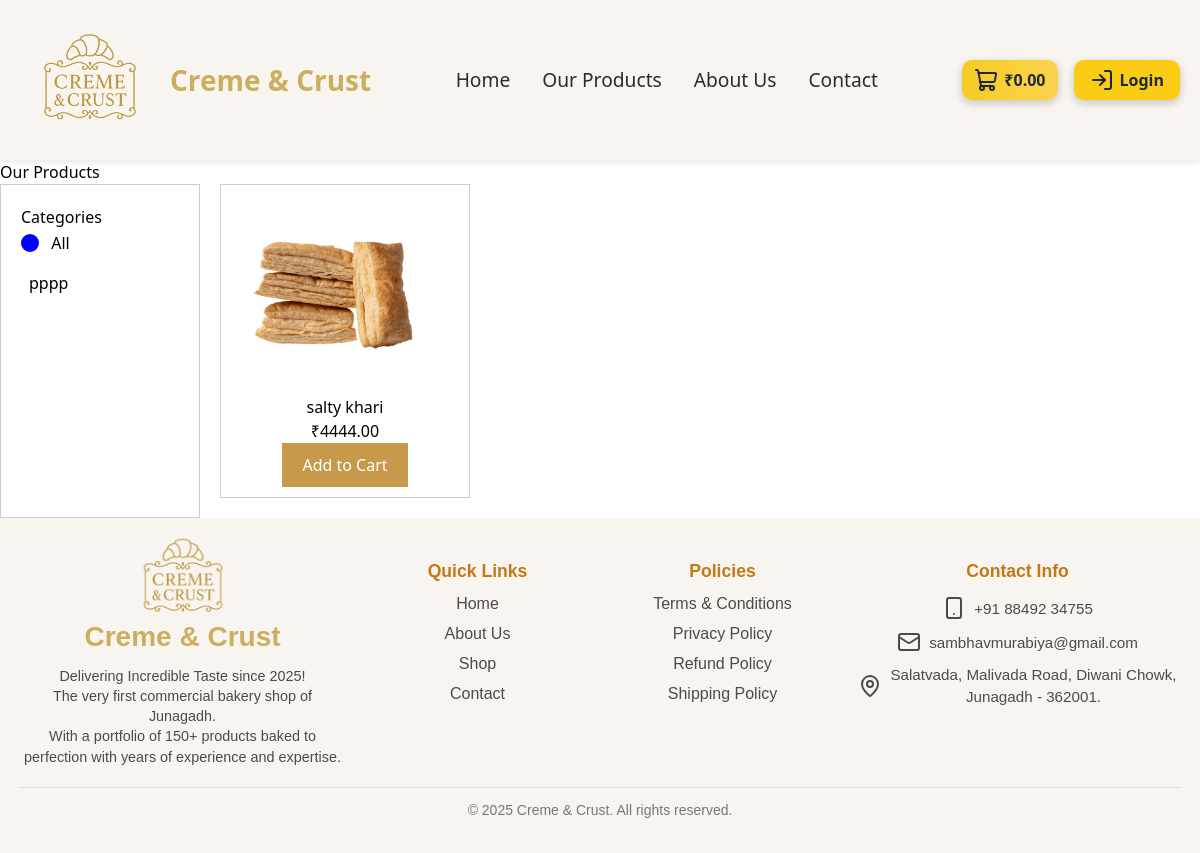
/our_products/, run on an earlier commit of the app's database.
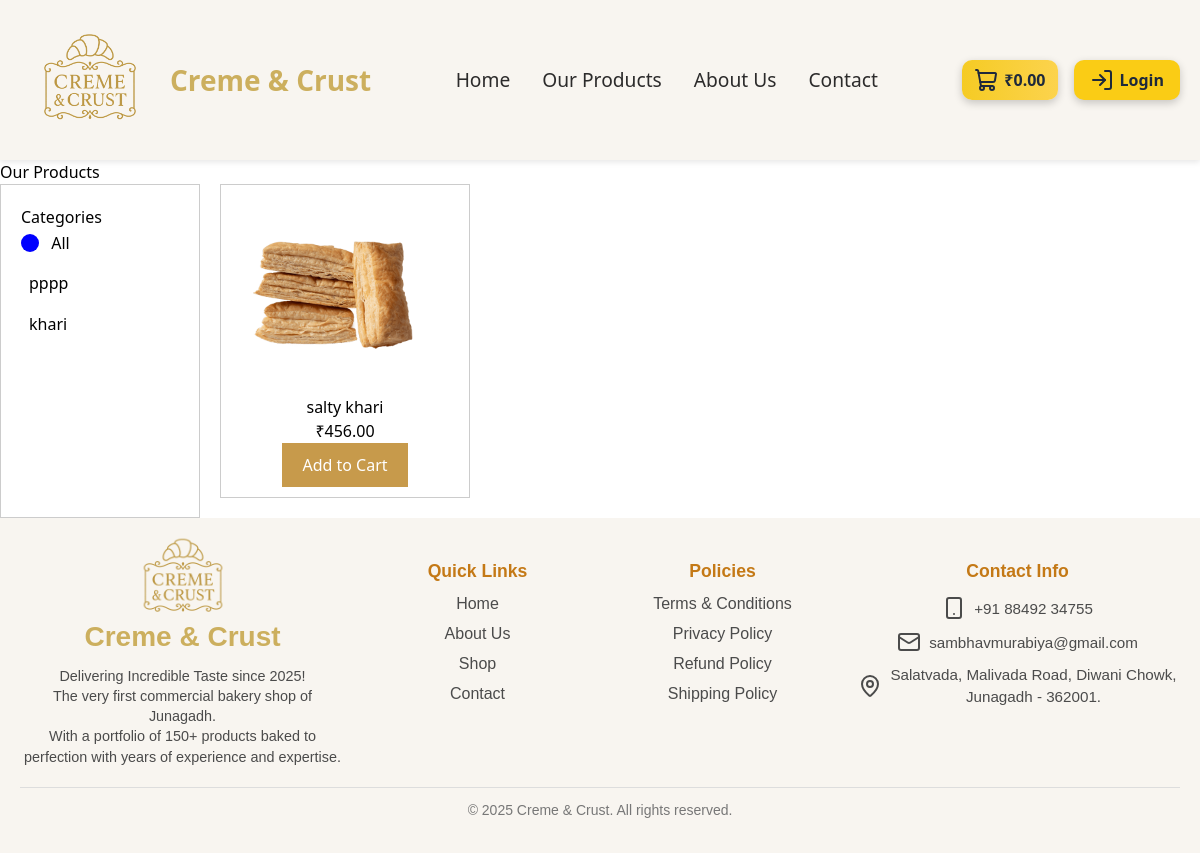
And on a later commit of the database.
### bakery/models.py (models this page shows, shortened)
class Category(models.Model):
    name = models.CharField(max_length=100, unique=True)

class Product(models.Model):
    name = models.CharField(max_length=200)
    price = models.DecimalField(max_digits=10, decimal_places=2)
    category = models.ForeignKey(Category, on_delete=models.CASCADE, related_name='products')
    description = models.TextField()
    image = models.ImageField(upload_to='product_images/', default='product_images/default.jpg')

### bakery/views.py (the view)
# urls.py: path('our_products/', views.our_products, name='our_products'),
def our_products(request):
    category_id = request.GET.get('category')
    categories = Category.objects.values('id', 'name')
    if category_id:
        products = Product.objects.filter(category_id=category_id).values('image','name','price')
    else:
        products = Product.objects.values('image','name','price','category_id')
    return render(request, 'our_products.html', {
        'categories': categories,
        'products': products,
        'MEDIA_URL': settings.MEDIA_URL,
        'selected_category': int(category_id) if category_id else None})

### bakery/templates/our_products.html (shortened to what this page needs)
{% extends "base.html" %}
{% block content %}
<h2>Our Products</h2>
<div style="display: flex; gap: 20px;">
    <div style="width: 200px; border: 1px solid #ccc; padding: 20px;">
        <h4>Categories</h4>
        <form method="get" action="{% url 'our_products' %}">
            <div style="margin-bottom: 15px;">
                <label style="cursor: pointer;">
                    <span style="
                        display: inline-block;
                        width: 18px;
                        height: 18px;
                        border-radius: 50%;
                        background-color: {% if not selected_category %}blue{% else %}#ccc{% endif %};
                        vertical-align: middle;
                        transition: background-color 0.3s;
                    "></span>
                    <span style="margin-left: 8px; vertical-align: middle;">All</span>
                </label>
            </div>
            {% for category in categories %}
                <div style="margin-bottom: 15px;">
                    <label style="cursor: pointer;">
                        <span style="margin-left: 8px; vertical-align: middle;">{{ category.name }}</span>
                    </label>
                </div>
            {% endfor %}
        </form>
    </div>
    <div style="flex-grow: 1;">
        {% for product in products %}
            <div style="border: 1px solid #ccc; padding: 10px; margin-bottom: 20px; width: 250px; display: inline-block; text-align: center;">
                {% if product.image %}
                    <img src="{{ MEDIA_URL }}{{ product.image }}" alt="{{ product.name }}" width="200">
                {% else %}
                    <p>No image available.</p>
                {% endif %}
                <h3>{{ product.name }}</h3>
                <p>₹{{ product.price }}</p>
                <button style="background-color: #c79a4b; color: white; padding: 10px 20px; border: none; cursor: pointer;">Add to Cart</button>
            </div>
        {% empty %}
            <p>No products available.</p>
        {% endfor %}
    </div>
</div>
{% endblock %}

### bakery/templates/base.html (shortened to what this page needs)
{% load static %}
<!DOCTYPE html>
<html lang="en">
<head>
  <script src="https://cdn.tailwindcss.com"></script>
  <link rel="stylesheet" href="{% static 'css/header.css' %}">
  <link rel="stylesheet" href="{% static 'css/footer.css' %}">
</head>
<body class="bg-white">
  {% include "header.html" %}
  <main class="p-0">{% block content %}{% endblock %}</main>
  {% include "footer.html" %}
</body>
</html>

### bakery/templates/header.html (shortened to what this page needs)
{% load static %}
<header class="site-header">
  <div class="header-container">
    <div class="logo-section">
      <img src="{% static 'image/Name.png' %}" alt="Creme & Crunch Logo" class="logo-img" />
      <h1 class="company-name">Creme & Crust</h1>
    </div>
    <nav class="nav-menu">
      <a href="{% url 'home' %}">Home</a>
      <a href="{% url 'our_products' %}">Our Products</a>
      <a href="{% url 'about' %}">About Us</a>
      <a href="{% url 'contact' %}">Contact</a>
    </nav>
    <div class="cart-login">
      <div class="cart">
        <i data-lucide="shopping-cart"></i>
        <span class="cart-total">₹0.00</span>
      </div>
      {% if user.is_authenticated %}
        <a href="{% url 'logout' %}" class="btn btn-logout">
          <i data-lucide="log-out"></i> Logout
        </a>
      {% else %}
        <a href="javascript:void(0);" onclick="openModal('login')" class="btn btn-login">
          <i data-lucide="log-in"></i>
          <span>Login</span>
        </a>
      {% endif %}
    </div>
  </div>
</header>

### bakery/templates/register.html (shortened to what this page needs)
{% load static %}

### bakery/templates/footer.html (shortened to what this page needs)
{% load static %}
<footer class="site-footer">
  <div class="footer-container">
    <div class="footer-brand">
      <img src="{% static 'image/Name.png' %}" alt="Creme & Crunch Logo" class="footer-logo" />
      <h2 class="footer-company">Creme & Crust</h2>
      <p>Delivering Incredible Taste since 2025!<br>
      The very first commercial bakery shop of Junagadh.<br> With a portfolio of 150+ products baked to
       <br>perfection with years of experience and expertise.</p>
    </div>
    <div class="footer-links quick-links">
      <h3>Quick Links</h3>
      <nav class="footer-menu">
        <a href="{% url 'home' %}">Home</a>
        <a href="{% url 'about' %}">About Us</a>
        <a href="{% url 'our_products' %}">Shop</a>
        <a href="#">Contact</a>
      </nav>
    </div>
    <div class="footer-links policies-links">
      <h3>Policies</h3>
      <nav class="footer-menu">
        <a href="#">Terms & Conditions</a>
        <a href="#">Privacy Policy</a>
        <a href="#">Refund Policy</a>
        <a href="#">Shipping Policy</a>
      </nav>
    </div>
    <div class="footer-contact">
      <h3>Contact Info</h3>
      <p><i data-lucide="smartphone"></i> +91 88492 34755</p>
      <p><i data-lucide="mail"></i> sambhavmurabiya@gmail.com</p>
      <p><i data-lucide="map-pin"></i> Salatvada, Malivada Road, Diwani Chowk,<br>
         Junagadh - 362001.</p>
    </div>
  </div>
  <div class="footer-bottom">
    <p>© 2025 Creme & Crust. All rights reserved.</p>
  </div>
</footer>

### bakery/static/css/header.css (style rules this page uses)
.site-header { width: 100%; background: #f8f5f0; position: relative; z-index: 100; box-shadow: 0 2px 6px rgba(0,0,0,0.1); }
.header-container { max-width: 1700px; margin: 0 auto; display: flex; align-items: center; justify-content: space-between; padding: 10px 20px; }
.logo-section { display: flex; align-items: center; gap: 10px; }
.logo-img { height: 140px; width: 140px; object-fit: cover; }
.company-name { font-size: 1.75rem; font-weight: 700; color: #ccaf5e; white-space: nowrap; }
.nav-menu { display: flex; gap: 32px; font-size: 1.2rem; font-weight: 500; }
.nav-menu a { color: #2c2b2b; text-decoration: none; transition: color 0.3s; }
.cart-login { display: flex; align-items: center; gap: 16px; }
.cart { display: flex; align-items: center; gap: 6px; background: linear-gradient(90deg, #f5cb24, #fcd34d); color: #1e293b; padding: 8px 12px; border-radius: 10px; font-weight: 600; cursor: pointer; box-shadow: 0 3px 8px rgba(0,0,0,0.2); transition: transform 0.2s, background 0.3s; }
.btn { display: flex; align-items: center; gap: 6px; padding: 8px 16px; border-radius: 10px; font-weight: 600; text-decoration: none; transition: all 0.3s ease; }
.btn-login { background: #facc15; color: #1e293b; box-shadow: 0 3px 8px rgba(0,0,0,0.2); }

### bakery/static/css/footer.css (style rules this page uses)
.site-footer { width: 100%; background: #f8f5f0; color: #4b4b4b; padding: 40px 20px 20px 20px; font-family: Arial, sans-serif; box-sizing: border-box; }
.footer-container { max-width: 1900px; margin: 0 auto; display: flex; flex-wrap: wrap; justify-content: space-between; gap: 20px; align-items: flex-start; }
.footer-brand { flex: 1 1 250px; display: flex; flex-direction: column; align-items: center; text-align: center; gap: 8px; margin-top: -20px; }
.footer-logo { width: 150px; height: 120px; object-fit: contain; margin-top: -20px; }
.footer-company { margin-top: -30px; font-size: 1.75rem; font-weight: 700; color: #ccaf5e; }
.footer-brand p { font-size: 0.9rem; line-height: 1.4; }
.footer-links { flex: 1 1 150px; min-width: 150px; display: flex; flex-direction: column; align-items: center; text-align: center; }
.footer-links h3 { color: #c47916; font-weight: bold; margin-bottom: 8px; font-size: 1.1rem; }
.footer-menu { display: flex; flex-direction: column; gap: 6px; }
.footer-menu a { text-decoration: none; color: #4b4b4b; transition: color 0.3s; }
.footer-contact { flex: 1 1 250px; min-width: 200px; display: flex; flex-direction: column; align-items: center; text-align: center; }
.footer-contact h3 { color: #c47916; font-weight: bold; margin-bottom: 12px; font-size: 1.1rem; }
.footer-contact p { font-size: 0.95rem; margin-bottom: 10px; display: flex; align-items: center; justify-content: center; gap: 8px; line-height: 1.4; }
.footer-bottom { text-align: center; padding: 12px 0; margin-top: 20px; border-top: 1px solid #ddd; font-size: 0.875rem; color: #777; }

### bakery/templates/base.html (style rules this page uses)
* { margin:0; padding:0; box-sizing:border-box; }
html, body { width:100%; height:100%; }

What changed in the data, as far as the page shows it:
added Category: name "khari"
changed Product "salty khari": price "4444.00" → "456.00"
